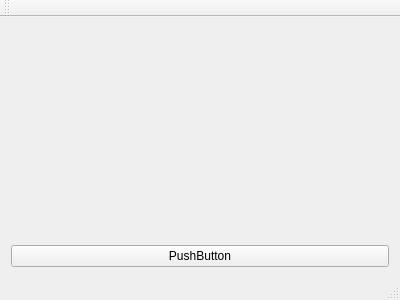
<?xml version="1.0" encoding="UTF-8"?>
<ui version="4.0">
 <class>MainWindow</class>
 <widget class="QMainWindow" name="MainWindow">
  <property name="geometry">
   <rect>
    <x>0</x>
    <y>0</y>
    <width>400</width>
    <height>300</height>
   </rect>
  </property>
  <property name="windowTitle">
   <string>MainWindow</string>
  </property>
  <widget class="QWidget" name="centralWidget">
   <layout class="QGridLayout" name="gridLayout_2">
    <item row="0" column="0">
     <layout class="QGridLayout" name="gridLayout">
      <property name="sizeConstraint">
       <enum>QLayout::SetMaximumSize</enum>
      </property>
      <item row="0" column="0">
       <widget class="QWidget" name="widget" native="true"/>
      </item>
      <item row="1" column="0">
       <widget class="QPushButton" name="pushButton">
        <property name="text">
         <string>PushButton</string>
        </property>
       </widget>
      </item>
     </layout>
    </item>
   </layout>
  </widget>
  <widget class="QMenuBar" name="menuBar">
   <property name="geometry">
    <rect>
     <x>0</x>
     <y>0</y>
     <width>400</width>
     <height>21</height>
    </rect>
   </property>
  </widget>
  <widget class="QToolBar" name="mainToolBar">
   <attribute name="toolBarArea">
    <enum>TopToolBarArea</enum>
   </attribute>
   <attribute name="toolBarBreak">
    <bool>false</bool>
   </attribute>
  </widget>
  <widget class="QStatusBar" name="statusBar"/>
 </widget>
 <layoutdefault spacing="6" margin="11"/>
 <resources/>
 <connections/>
</ui>
